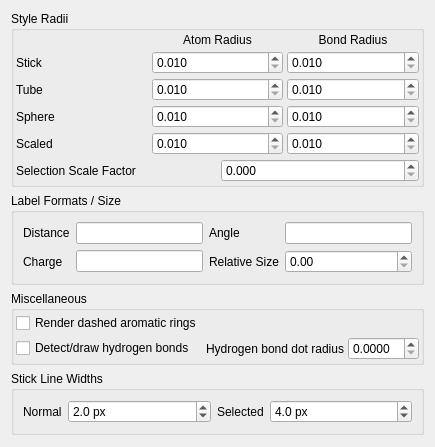
         <widget class="QWidget" name="StyleSubTab">
          <attribute name="title">
           <string>Style</string>
          </attribute>
          <layout class="QVBoxLayout" name="verticalLayout_13">
           <item>
            <widget class="QGroupBox" name="StyleRadiiGroup">
             <property name="sizePolicy">
              <sizepolicy hsizetype="Preferred" vsizetype="Minimum">
               <horstretch>0</horstretch>
               <verstretch>0</verstretch>
              </sizepolicy>
             </property>
             <property name="title">
              <string>Style Radii</string>
             </property>
             <layout class="QVBoxLayout">
              <property name="spacing">
               <number>4</number>
              </property>
              <property name="leftMargin">
               <number>2</number>
              </property>
              <property name="topMargin">
               <number>2</number>
              </property>
              <property name="rightMargin">
               <number>2</number>
              </property>
              <property name="bottomMargin">
               <number>2</number>
              </property>
              <item>
               <layout class="QGridLayout">
                <property name="leftMargin">
                 <number>0</number>
                </property>
                <property name="topMargin">
                 <number>0</number>
                </property>
                <property name="rightMargin">
                 <number>0</number>
                </property>
                <property name="bottomMargin">
                 <number>0</number>
                </property>
                <property name="spacing">
                 <number>4</number>
                </property>
                <item row="2" column="0">
                 <widget class="QLabel" name="label_63">
                  <property name="text">
                   <string>Tube</string>
                  </property>
                 </widget>
                </item>
                <item row="4" column="1">
                 <widget class="QDoubleSpinBox" name="ScaledRadiusSpin">
                  <property name="sizePolicy">
                   <sizepolicy hsizetype="Minimum" vsizetype="Fixed">
                    <horstretch>0</horstretch>
                    <verstretch>0</verstretch>
                   </sizepolicy>
                  </property>
                  <property name="toolTip">
                   <string>Atom and selection radius for Scaled styled atoms</string>
                  </property>
                  <property name="decimals">
                   <number>3</number>
                  </property>
                  <property name="minimum">
                   <double>0.010000000000000</double>
                  </property>
                  <property name="maximum">
                   <double>100.000000000000000</double>
                  </property>
                  <property name="singleStep">
                   <double>0.010000000000000</double>
                  </property>
                 </widget>
                </item>
                <item row="3" column="1">
                 <widget class="QDoubleSpinBox" name="SphereRadiusSpin">
                  <property name="sizePolicy">
                   <sizepolicy hsizetype="Minimum" vsizetype="Fixed">
                    <horstretch>0</horstretch>
                    <verstretch>0</verstretch>
                   </sizepolicy>
                  </property>
                  <property name="toolTip">
                   <string>Atom and selection radius for Sphere styled atoms</string>
                  </property>
                  <property name="decimals">
                   <number>3</number>
                  </property>
                  <property name="minimum">
                   <double>0.010000000000000</double>
                  </property>
                  <property name="maximum">
                   <double>100.000000000000000</double>
                  </property>
                  <property name="singleStep">
                   <double>0.010000000000000</double>
                  </property>
                 </widget>
                </item>
                <item row="1" column="1">
                 <widget class="QDoubleSpinBox" name="StickRadiusSpin">
                  <property name="sizePolicy">
                   <sizepolicy hsizetype="Minimum" vsizetype="Fixed">
                    <horstretch>0</horstretch>
                    <verstretch>0</verstretch>
                   </sizepolicy>
                  </property>
                  <property name="toolTip">
                   <string>Selection radius for stick atoms</string>
                  </property>
                  <property name="decimals">
                   <number>3</number>
                  </property>
                  <property name="minimum">
                   <double>0.010000000000000</double>
                  </property>
                  <property name="maximum">
                   <double>100.000000000000000</double>
                  </property>
                  <property name="singleStep">
                   <double>0.010000000000000</double>
                  </property>
                 </widget>
                </item>
                <item row="2" column="1">
                 <widget class="QDoubleSpinBox" name="TubeRadiusSpin">
                  <property name="sizePolicy">
                   <sizepolicy hsizetype="Minimum" vsizetype="Fixed">
                    <horstretch>0</horstretch>
                    <verstretch>0</verstretch>
                   </sizepolicy>
                  </property>
                  <property name="toolTip">
                   <string>Atom and selection radius for Tube styled atoms</string>
                  </property>
                  <property name="decimals">
                   <number>3</number>
                  </property>
                  <property name="minimum">
                   <double>0.010000000000000</double>
                  </property>
                  <property name="maximum">
                   <double>100.000000000000000</double>
                  </property>
                  <property name="singleStep">
                   <double>0.010000000000000</double>
                  </property>
                 </widget>
                </item>
                <item row="4" column="0">
                 <widget class="QLabel" name="label_7">
                  <property name="text">
                   <string>Scaled</string>
                  </property>
                 </widget>
                </item>
                <item row="1" column="0">
                 <widget class="QLabel" name="label_565">
                  <property name="text">
                   <string>Stick</string>
                  </property>
                 </widget>
                </item>
                <item row="3" column="0">
                 <widget class="QLabel" name="label_62">
                  <property name="text">
                   <string>Sphere</string>
                  </property>
                 </widget>
                </item>
                <item row="0" column="1">
                 <widget class="QLabel" name="label_6">
                  <property name="sizePolicy">
                   <sizepolicy hsizetype="Minimum" vsizetype="Preferred">
                    <horstretch>0</horstretch>
                    <verstretch>0</verstretch>
                   </sizepolicy>
                  </property>
                  <property name="text">
                   <string>Atom Radius</string>
                  </property>
                  <property name="alignment">
                   <set>Qt::AlignCenter</set>
                  </property>
                 </widget>
                </item>
                <item row="0" column="2">
                 <widget class="QLabel" name="label_8">
                  <property name="text">
                   <string>Bond Radius</string>
                  </property>
                  <property name="alignment">
                   <set>Qt::AlignCenter</set>
                  </property>
                 </widget>
                </item>
                <item row="1" column="2">
                 <widget class="QDoubleSpinBox" name="StickBondRadiusSpin">
                  <property name="sizePolicy">
                   <sizepolicy hsizetype="Minimum" vsizetype="Fixed">
                    <horstretch>0</horstretch>
                    <verstretch>0</verstretch>
                   </sizepolicy>
                  </property>
                  <property name="decimals">
                   <number>3</number>
                  </property>
                  <property name="minimum">
                   <double>0.010000000000000</double>
                  </property>
                  <property name="maximum">
                   <double>100.000000000000000</double>
                  </property>
                  <property name="singleStep">
                   <double>0.010000000000000</double>
                  </property>
                 </widget>
                </item>
                <item row="2" column="2">
                 <widget class="QDoubleSpinBox" name="TubeBondRadiusSpin">
                  <property name="decimals">
                   <number>3</number>
                  </property>
                  <property name="minimum">
                   <double>0.010000000000000</double>
                  </property>
                  <property name="maximum">
                   <double>100.000000000000000</double>
                  </property>
                  <property name="singleStep">
                   <double>0.010000000000000</double>
                  </property>
                 </widget>
                </item>
                <item row="3" column="2">
                 <widget class="QDoubleSpinBox" name="SphereBondRadiusSpin">
                  <property name="decimals">
                   <number>3</number>
                  </property>
                  <property name="minimum">
                   <double>0.010000000000000</double>
                  </property>
                  <property name="maximum">
                   <double>100.000000000000000</double>
                  </property>
                  <property name="singleStep">
                   <double>0.010000000000000</double>
                  </property>
                 </widget>
                </item>
                <item row="4" column="2">
                 <widget class="QDoubleSpinBox" name="ScaledBondRadiusSpin">
                  <property name="decimals">
                   <number>3</number>
                  </property>
                  <property name="minimum">
                   <double>0.010000000000000</double>
                  </property>
                  <property name="maximum">
                   <double>100.000000000000000</double>
                  </property>
                  <property name="singleStep">
                   <double>0.010000000000000</double>
                  </property>
                 </widget>
                </item>
               </layout>
              </item>
              <item>
               <layout class="QHBoxLayout">
                <property name="spacing">
                 <number>6</number>
                </property>
                <property name="leftMargin">
                 <number>0</number>
                </property>
                <property name="topMargin">
                 <number>0</number>
                </property>
                <property name="rightMargin">
                 <number>0</number>
                </property>
                <property name="bottomMargin">
                 <number>0</number>
                </property>
                <item>
                 <widget class="QLabel" name="label_9">
                  <property name="sizePolicy">
                   <sizepolicy hsizetype="Minimum" vsizetype="Preferred">
                    <horstretch>0</horstretch>
                    <verstretch>0</verstretch>
                   </sizepolicy>
                  </property>
                  <property name="text">
                   <string>Selection Scale Factor</string>
                  </property>
                 </widget>
                </item>
                <item>
                 <widget class="QDoubleSpinBox" name="SelectionScaleSpin">
                  <property name="toolTip">
                   <string>The factor by which sphere-style atom radii are multiplied in order to generate the transparent selection spheres</string>
                  </property>
                  <property name="decimals">
                   <number>3</number>
                  </property>
                 </widget>
                </item>
               </layout>
              </item>
             </layout>
            </widget>
           </item>
           <item>
            <widget class="QGroupBox" name="LabelFormatGroup">
             <property name="title">
              <string>Label Formats / Size</string>
             </property>
             <layout class="QVBoxLayout" name="verticalLayout_24">
              <item>
               <layout class="QGridLayout" name="gridLayout_8">
                <item row="0" column="0">
                 <widget class="QLabel" name="label_14">
                  <property name="text">
                   <string>Distance</string>
                  </property>
                 </widget>
                </item>
                <item row="0" column="1">
                 <widget class="QLineEdit" name="DistanceLabelFormatEdit">
                  <property name="toolTip">
                   <string>C-style format string to use for on-screen distances</string>
                  </property>
                 </widget>
                </item>
                <item row="0" column="2">
                 <widget class="QLabel" name="label_15">
                  <property name="text">
                   <string>Angle</string>
                  </property>
                 </widget>
                </item>
                <item row="0" column="3">
                 <widget class="QLineEdit" name="AngleLabelFormatEdit">
                  <property name="toolTip">
                   <string>C-style format string to use for on-screen angles</string>
                  </property>
                 </widget>
                </item>
                <item row="1" column="2">
                 <widget class="QLabel" name="label_13">
                  <property name="text">
                   <string>Relative Size</string>
                  </property>
                 </widget>
                </item>
                <item row="1" column="1">
                 <widget class="QLineEdit" name="ChargeLabelFormatEdit">
                  <property name="toolTip">
                   <string>C-style format string to use for on-screen distances</string>
                  </property>
                 </widget>
                </item>
                <item row="1" column="0">
                 <widget class="QLabel" name="label_46">
                  <property name="text">
                   <string>Charge</string>
                  </property>
                 </widget>
                </item>
                <item row="1" column="3">
                 <widget class="QDoubleSpinBox" name="LabelSizeSpin">
                  <property name="toolTip">
                   <string>Text size, expressed as a percent of the total view height</string>
                  </property>
                  <property name="singleStep">
                   <double>0.200000000000000</double>
                  </property>
                 </widget>
                </item>
               </layout>
              </item>
             </layout>
            </widget>
           </item>
           <item>
            <widget class="QGroupBox" name="MiscStyleOptions">
             <property name="title">
              <string>Miscellaneous</string>
             </property>
             <layout class="QVBoxLayout" name="verticalLayout_14">
              <property name="spacing">
               <number>4</number>
              </property>
              <property name="leftMargin">
               <number>2</number>
              </property>
              <property name="topMargin">
               <number>2</number>
              </property>
              <property name="rightMargin">
               <number>2</number>
              </property>
              <property name="bottomMargin">
               <number>2</number>
              </property>
              <item>
               <layout class="QGridLayout" name="gridLayout_5">
                <item row="0" column="0">
                 <widget class="QCheckBox" name="RenderDashedAromaticsCheck">
                  <property name="text">
                   <string>Render dashed aromatic rings</string>
                  </property>
                 </widget>
                </item>
                <item row="1" column="0">
                 <widget class="QCheckBox" name="DrawHydrogenBondsCheck">
                  <property name="text">
                   <string>Detect/draw hydrogen bonds</string>
                  </property>
                 </widget>
                </item>
                <item row="1" column="2">
                 <widget class="QDoubleSpinBox" name="HydrogenBondDotRadiusSpin">
                  <property name="sizePolicy">
                   <sizepolicy hsizetype="Expanding" vsizetype="Fixed">
                    <horstretch>0</horstretch>
                    <verstretch>0</verstretch>
                   </sizepolicy>
                  </property>
                  <property name="decimals">
                   <number>4</number>
                  </property>
                  <property name="singleStep">
                   <double>0.005000000000000</double>
                  </property>
                 </widget>
                </item>
                <item row="1" column="1">
                 <widget class="QLabel" name="label_39">
                  <property name="sizePolicy">
                   <sizepolicy hsizetype="Minimum" vsizetype="Preferred">
                    <horstretch>0</horstretch>
                    <verstretch>0</verstretch>
                   </sizepolicy>
                  </property>
                  <property name="text">
                   <string>Hydrogen bond dot radius</string>
                  </property>
                 </widget>
                </item>
               </layout>
              </item>
             </layout>
            </widget>
           </item>
           <item>
            <widget class="QGroupBox" name="groupBox_2">
             <property name="sizePolicy">
              <sizepolicy hsizetype="Preferred" vsizetype="Minimum">
               <horstretch>0</horstretch>
               <verstretch>0</verstretch>
              </sizepolicy>
             </property>
             <property name="title">
              <string>Stick Line Widths</string>
             </property>
             <layout class="QHBoxLayout" name="horizontalLayout_8">
              <item>
               <widget class="QLabel" name="label_40">
                <property name="sizePolicy">
                 <sizepolicy hsizetype="Minimum" vsizetype="Preferred">
                  <horstretch>0</horstretch>
                  <verstretch>0</verstretch>
                 </sizepolicy>
                </property>
                <property name="text">
                 <string>Normal</string>
                </property>
               </widget>
              </item>
              <item>
               <widget class="QDoubleSpinBox" name="StickLineNormalWidthSpin">
                <property name="sizePolicy">
                 <sizepolicy hsizetype="Expanding" vsizetype="Fixed">
                  <horstretch>0</horstretch>
                  <verstretch>0</verstretch>
                 </sizepolicy>
                </property>
                <property name="suffix">
                 <string> px</string>
                </property>
                <property name="decimals">
                 <number>1</number>
                </property>
                <property name="minimum">
                 <double>0.100000000000000</double>
                </property>
                <property name="singleStep">
                 <double>0.100000000000000</double>
                </property>
                <property name="value">
                 <double>2.000000000000000</double>
                </property>
               </widget>
              </item>
              <item>
               <widget class="QLabel" name="label_45">
                <property name="sizePolicy">
                 <sizepolicy hsizetype="Minimum" vsizetype="Preferred">
                  <horstretch>0</horstretch>
                  <verstretch>0</verstretch>
                 </sizepolicy>
                </property>
                <property name="text">
                 <string>Selected</string>
                </property>
               </widget>
              </item>
              <item>
               <widget class="QDoubleSpinBox" name="StickLineSelectedWidthSpin">
                <property name="sizePolicy">
                 <sizepolicy hsizetype="Expanding" vsizetype="Fixed">
                  <horstretch>0</horstretch>
                  <verstretch>0</verstretch>
                 </sizepolicy>
                </property>
                <property name="suffix">
                 <string> px</string>
                </property>
                <property name="decimals">
                 <number>1</number>
                </property>
                <property name="minimum">
                 <double>0.100000000000000</double>
                </property>
                <property name="singleStep">
                 <double>0.100000000000000</double>
                </property>
                <property name="value">
                 <double>4.000000000000000</double>
                </property>
               </widget>
              </item>
             </layout>
            </widget>
           </item>
           <item>
            <spacer name="verticalSpacer_2">
             <property name="orientation">
              <enum>Qt::Vertical</enum>
             </property>
             <property name="sizeHint" stdset="0">
              <size>
               <width>20</width>
               <height>1</height>
              </size>
             </property>
            </spacer>
           </item>
          </layout>
         </widget>
